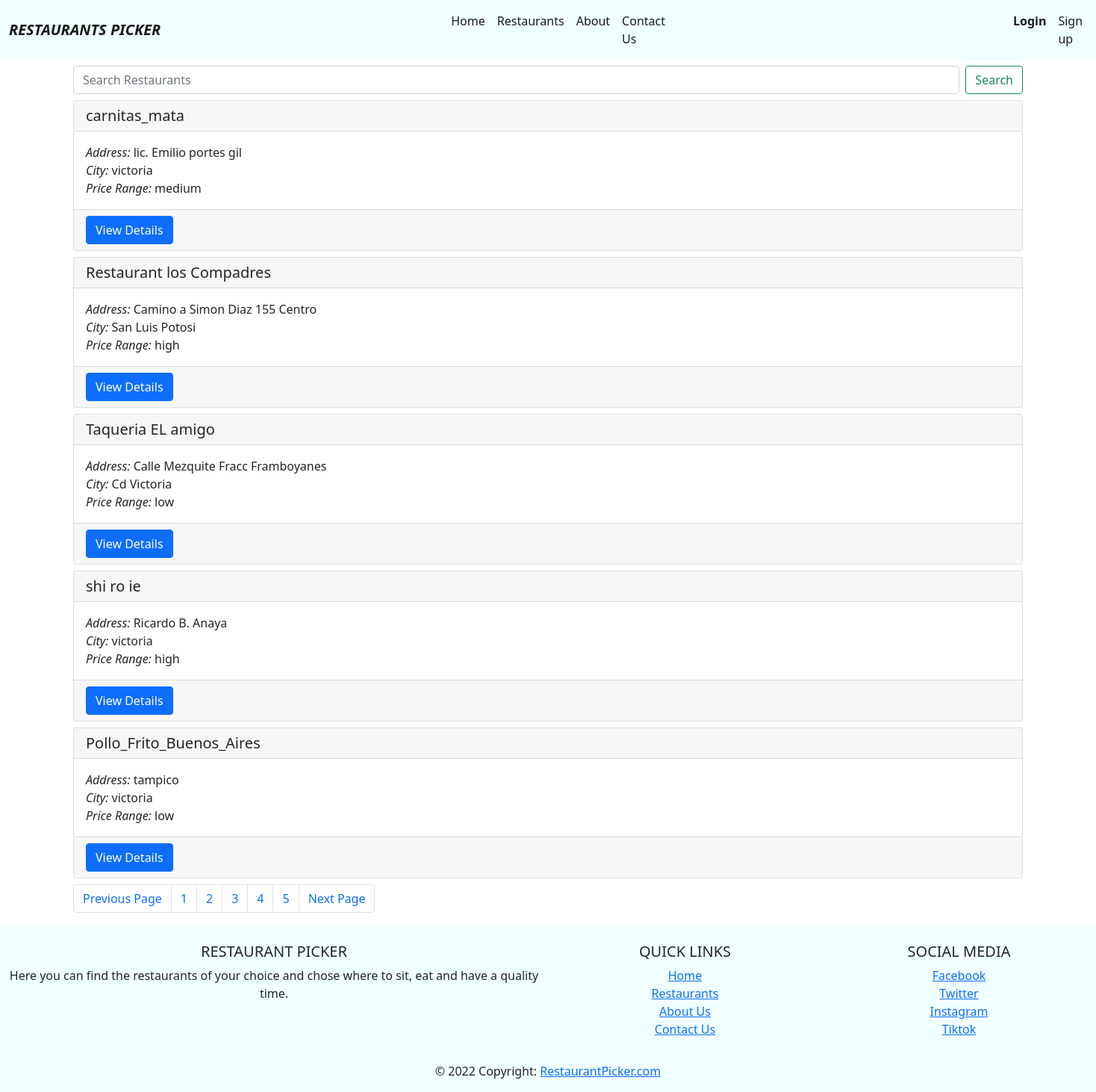
The page /restaurants/page/2 on the database its author committed.
### restaurantApp/models.py (models this page shows, shortened)
class Restaurant(models.Model):
    name = models.CharField(max_length=100)
    address = models.CharField(max_length=100)
    city = models.CharField(max_length=50)
    alcohol = models.CharField(max_length=50,blank=True, null=True)
    smoking_area = models.CharField(max_length=50,blank=True, null=True)
    dresscode = models.CharField(max_length=50,blank=True, null=True)
    accessibility = models.CharField(max_length=50,blank=True, null=True)
    price = models.CharField(max_length=10)
    ambience = models.CharField(max_length=50,blank=True, null=True)
    area = models.CharField(max_length=50,blank=True, null=True)
    other_services = models.TextField(max_length=100,blank=True, null=True)
    favorite = models.ManyToManyField(User, related_name='favorite')

### restaurantApp/views.py (the view)
# urls.py: path('restaurants/page/<int:page_number>', views.get_restaurants, name="Restaurants Page"),
def get_restaurants(request, page_number):
    page_size = 5
    if page_number < 1:
        page_number = 1
    restaurant_count =  Restaurant.objects.count()
    last_page = math.ceil(restaurant_count/page_size)
    pagination = {
        'previous_page': page_number - 1,
        'current_page': page_number,
        'next_page': page_number + 1,
        'last_page': last_page
    }
    restaurants = Restaurant.objects.all()[(page_number-1)
                                 * page_size:page_number*page_size]
    return render(request,'restaurants.html',{'restaurants':restaurants, 'pagination': pagination})

### template/restaurants.html (shortened to what this page needs)
<!DOCTYPE html>
<html lang="en">
<head>
</head>
<body>
    {% extends 'base.html' %}
    {%block content%}
    <div class="container-fluid mt-2">
        <form class="d-flex">
            <input class="form-control me-2" type="search" placeholder="Search Restaurants" aria-label="Search">
            <button class="btn btn-outline-success" type="submit">Search</button>
          </form>
    </div>
    {%for restaurant in restaurants%}
    <div class="container-fluid mt-2">
        <div class="row">
            <div class="col-md-12">
                <div class="card">
                    <h5 class="card-header">
                        {{restaurant.name}}
                    </h5>
                    <div class="card-body">
                        <p class="card-text">
                            <i>Address:</i> {{restaurant.address}}<br>
                            <i>City:</i> {{restaurant.city}}<br>
                          <i>Price Range:</i> {{restaurant.price}}
                        </p>
                    </div>
                    <div class="card-footer">
                        <a href="/restaurant/{{restaurant.id}}" class="btn btn-primary">View Details</a>
                    </div>
                </div>
            </div>
        </div>
    </div>
    {% endfor %}
    <div class="container-fluid mt-2">
        <div class="row">
            <div class="col-md-12">
                <nav>
                    <ul class="pagination">
                        <li class="page-item">
                            {% if pagination.current_page > 1 %}
                            <a class ="page-link" href = "/restaurants/page/{{pagination.previous_page}}">Previous Page</a>
                        {% endif %}
                        </li>
                        <li class="page-item">
                            <a class="page-link" href="/restaurants/page/1">1</a>
                        </li>
                        <li class="page-item">
                            <a class="page-link" href="/restaurants/page/2">2</a>
                        </li>
                        <li class="page-item">
                            <a class="page-link" href="/restaurants/page/3">3</a>
                        </li>
                        <li class="page-item">
                            <a class="page-link" href="/restaurants/page/4">4</a>
                        </li>
                        <li class="page-item">
                            <a class="page-link" href="/restaurants/page/5">5</a>
                        </li>
                        <li class="page-item">
                            {% if pagination.current_page != pagination.last_page %}
                            <a class = "page-link" href = "/restaurants/page/{{pagination.next_page}}">Next Page</a>
                            {% endif %}
                        </li>
                    </ul>
                </nav>
            </div>
        </div>
    </div>
    {% endblock %}

### rows shown on the page
Restaurant: name "carnitas_mata", address "lic. Emilio portes gil", city "victoria", price "medium"
Restaurant: name "Restaurant los Compadres", address "Camino a Simon Diaz 155 Centro", city "San Luis Potosi", price "high"
Restaurant: name "Taqueria EL amigo", address "Calle Mezquite Fracc Framboyanes", city "Cd Victoria", price "low"
Restaurant: name "shi ro ie", address "Ricardo B. Anaya", city "victoria", price "high"
Restaurant: name "Pollo_Frito_Buenos_Aires", address "tampico", city "victoria", price "low"
